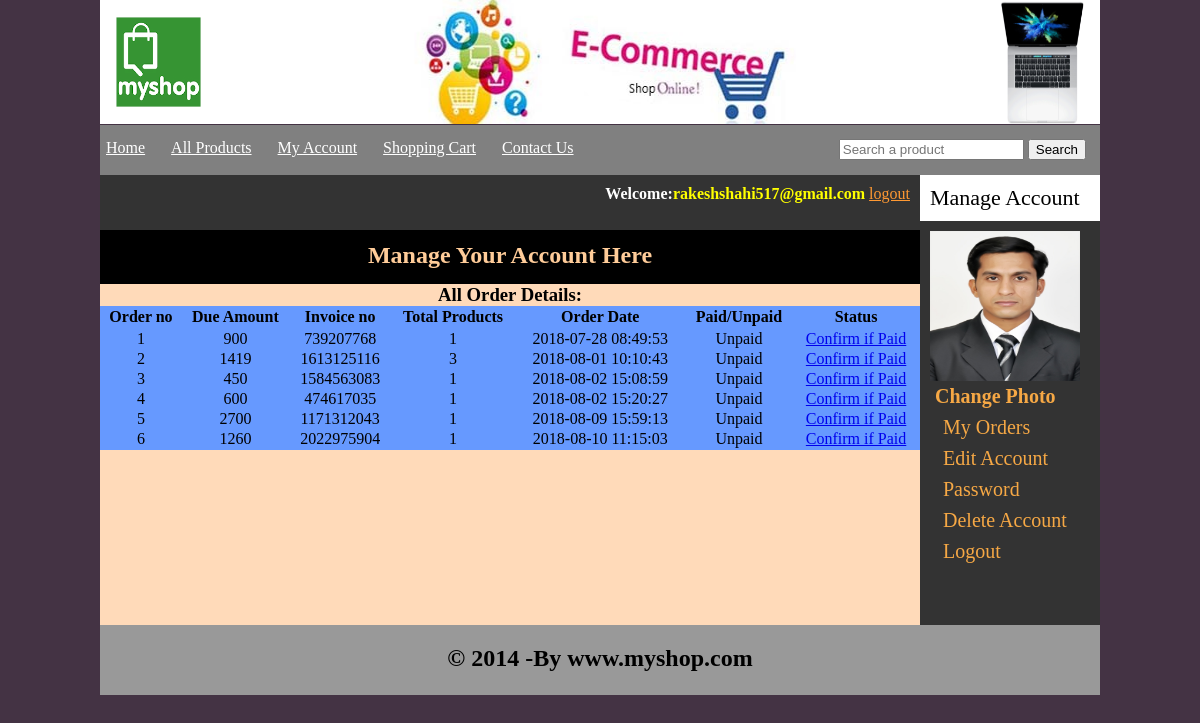
Page /customer/my_account.php?my_orders (signed in) on the committed database.
### tables this page shows
CREATE TABLE `customers` (
  `customer_id` int(11) NOT NULL,
  `customer_name` varchar(100) NOT NULL,
  `customer_email` varchar(100) NOT NULL,
  `customer_pass` varchar(100) NOT NULL,
  `customer_country` text NOT NULL,
  `customer_city` text NOT NULL,
  `customer_contact` int(100) NOT NULL,
  `customer_address` text NOT NULL,
  `customer_image` text NOT NULL,
  `customer_ip` int(100) NOT NULL
);

CREATE TABLE `customer_orders` (
  `order_id` int(10) NOT NULL,
  `customer_id` int(10) NOT NULL,
  `due_amount` int(100) NOT NULL,
  `invoice_no` int(100) NOT NULL,
  `total_products` int(100) NOT NULL,
  `order_date` timestamp NOT NULL DEFAULT CURRENT_TIMESTAMP ON UPDATE CURRENT_TIMESTAMP,
  `order_status` text NOT NULL
);

### customer/my_orders.php (the view)
<?php
include("includes/db.php");
$c= $_SESSION['customer_email'];
$get_c="select * from customers where customer_email='$c'";
$run_c=mysqli_query($db,$get_c);
$row_c=mysqli_fetch_array($run_c);
$customer_id=$row_c['customer_id'];
?>
<center><h3>All Order Details:</h3></center>
<table width="820" align="center" bgcolor="#6699FF">
<tr>
	<th>Order no</th>
	<th>Due Amount</th>
	<th>Invoice no</th>
	<th>Total Products </th>
	<th>Order Date</th>
	<th>Paid/Unpaid</th>
	<th>Status</th>
</tr>
<tr>
	<?php
$get_orders="select * from customer_orders where customer_id='$customer_id'";
$run_orders =mysqli_query($con,$get_orders);
$i=0;
while($row_orders=mysqli_fetch_array($run_orders)) {
	$order_id= $row_orders['order_id'];
	$due_amount=$row_orders['due_amount'];
	$invoice_no=$row_orders['invoice_no'];
	$products=	$row_orders['total_products'];
	$date=$row_orders['order_date'];
	$status=$row_orders['order_status'];
	$i++;
	if ($status=='Pending') {
	$status='Unpaid';
}else{
	$status='Paid';
}
	echo "
	<tr align='center'>
	<td>$i</td>
	<td>$due_amount</td>
	<td>$invoice_no</td>
	<td>$products</td>
	<td>$date</td>
	<td>$status</td>
<td> <a href='confirm.php?order_id=$order_id . due_amount=$due_amount . invoice_no=$invoice_no' target='_blank'>Confirm if Paid</td>
</tr>"
	?>
	<?php } ?>
	</tr>
 </table>

### customer/my_account.php (shortened to what this page needs)
<?php
include("includes/db.php");
include_once("../functions/functions.php");
?>
<!DOCTYPE html>
<html>
<head>
	<link rel="stylesheet" type="text/css" href="styles/a.css" media="all">
</head>
<body>
	<div class="main_wrapper">
		<div class="header_wrapper">
			<a href="../index.php"><img src="../img/my2.png" style="float: left; height: 124px;
			width: 117px;"></a>
		<img src="../img/ban4.jpg" style="float:left;width: 762px;border-right: 1px solid white; height: 124px;">
			<img src="../img/bat.gif" style="float:right;height: 124px;width: 120px;">
                      </div>
		<div id="navbar" style="margin-top: 25px;
		background: #808080;
	" >
			<ul id="menu"  >
				<li ><a href="../index.php" style="margin-left: 5px;">Home</a>
				</li>
				<li><a href="../all_products.php" style="margin-left: 20px;">All Products</a>
				</li>
				<li><a href="../customer/my_account.php" style="margin-left: 20px;">My Account</a>
				</li>
				<li><a href="../cart.php" style="margin-left: 20px;">Shopping Cart</a>
				</li>
				<li><a href="../cont/bant.php" style="margin-left: 20px;">Contact Us</a>
				</li>
			</ul>
			<div id="rat" style="float: right;margin: 14px;">
				<form method="get" action="results.php" enctype="multipart/form-data">
					<input type="text" name="user_query" placeholder="Search a product"/>
					<input type="submit" name="search" value="Search" />
				</form>
			</div>
		</div>
		<div class="content_wrapper">
			<div id="left_sidebar" style="float: right;">
				<div  style="background: #FFF;color: #000;padding: 10px;font-size: 22px;font-family: "Palatino Linotype","Book Antiqua",Palatino,serif;
			">Manage Account</div>
			<ul id="cts"  >
				<?php
if(isset($_SESSION['customer_email'])){
	$customer_session=$_SESSION['customer_email'];
	$get_customer_pic="select * from customers where customer_email ='$customer_session'";
		$run_customer=mysqli_query($con,$get_customer_pic);
	$row_customer=mysqli_fetch_array($run_customer);
	$customer_pic=$row_customer['customer_image'];
	echo "<img src='customer_photos/$customer_pic' width='150' height='150'><br><b><a href='change_pic.php'>Change Photo</a></b>";
}
				?>
						<li><a href="my_account.php?my_orders">My Orders</a></li>
			<li><a href="my_account.php?edit_account">Edit Account</a></li>
					<li><a href="my_account.php?change_pass">Password</a></li>
									<li><a href="my_account.php?delete_account">Delete Account</a></li>
											<li><a href="logout.php">Logout</a></li>		</ul>
			<ul id="cats">
			</ul>
			</div>
			<div id="right_content" style="float: left;background: #ffdab9;">
<div id="headline" style="
background:#333;
	color:#FFF;
	text-align: right;
	height: 35px;
	width: 800px;
	padding: 10px;"><div id="headline_content" style="float: right;">
		<?php
		if (isset($_SESSION['customer_email'])) {
			echo "<b>Welcome:"."</b>"."<b style='color:yellow;'>". $_SESSION['customer_email'] ."</b>";
		}
		?>
		<?php if(!isset($_SESSION['customer_email'])) {
	echo "<a href='checkout.php' style='color:#F93;'>login</a>";
}else{
	echo "<a href='logout.php' style='color:#F93;'>logout</a>";
}
?>
	</div></div>
 <div >
<h2  style="background: #000;color: #FC9;margin-top: 35px;padding-top: 30px; padding-bottom: 15px; text-align: center;border-top: 2px solid #FFF;">Manage Your Account Here</h2>
<?php
if (isset($_GET['my_orders'])) {
	include("my_orders.php");
}
?>
</div>
	 </div>
		<div class="footer">
<h2 style="color: #000; padding-top: 20px;padding-bottom: 20px;text-align: center;">&copy; 2014 -By www.myshop.com</h2>
		</div>
	</div>
</body>
</html>

### customer/styles/a.css (style rules this page uses)
html, body, div, span, applet, object, iframe, h1, h2, h3, h4, h5, h6, p, blockquote, pre, a, abbr, acronym, address, big, cite, code, del, dfn, em, img, ins, kbd, q, s, samp, small, strike, strong, sub, sup, tt, var, b, u, i, center, dl, dt, dd, ol, ul, li, fieldset, form, label, legend, table, caption, tbody, tfoot, thead, tr, th, td, article, aside, canvas, details, embed, figure, figcaption, footer, header, hgroup, menu, nav, output, ruby, section, summary, time, mark, audio, video { margin: 0; padding: 0; border: 0; vertical-align: baseline; }
body { background: #434; }
.main_wrapper { width: 1000px; height: auto; margin:auto; }
.header_wrapper { width: 1000px; height: 100px; background: #FFF; }
#navbar { width: 1000px; height: 50px; margin-top: 0px; background:#000; color:#C0C0C0; }
.content_wrapper { width: 1000px; height: auto; background: #F96; }
#right_content { width: 820px; height: 450px; background: #FCC; float:left; }
#left_sidebar { width: 180px; height: 450px; background: #333; float: right; }
.footer { width: 1000px; height: 70px; background: #999; color: #FFF; clear: both; }
#menu { padding: 0; line-height: 36px; margin-top: 5px; float: left; }
#menu li { list-style: none; display: inline; margin-left: 1px; }
#menu a { color: #FFF; margin: 1px; font-size: 16px; }
#cats { color: #FFF; text-align: center; padding: 10px; }
#headline { background: #000; color: #FFF; float: right; height: 35px; width: 800px; padding: 10px; }
#cts { color: #FFF; text-align: left; padding: 10px; }
#cts li { list-style: none; margin: 8px; }
#cts a { color: #F6A845; font-size: 20px; text-decoration:none; margin: 5px; }

### rows in the picture
customers: customer_image (picture)
customer_orders: due_amount "900", invoice_no "739207768", total_products "1", order_date "2018-07-28 08:49:53", order_status "Unpaid"
customer_orders: due_amount "1419", invoice_no "1613125116", total_products "3", order_date "2018-08-01 10:10:43", order_status "Unpaid"
customer_orders: due_amount "450", invoice_no "1584563083", total_products "1", order_date "2018-08-02 15:08:59", order_status "Unpaid"
customer_orders: due_amount "600", invoice_no "474617035", total_products "1", order_date "2018-08-02 15:20:27", order_status "Unpaid"
customer_orders: due_amount "2700", invoice_no "1171312043", total_products "1", order_date "2018-08-09 15:59:13", order_status "Unpaid"
customer_orders: due_amount "1260", invoice_no "2022975904", total_products "1", order_date "2018-08-10 11:15:03", order_status "Unpaid"

### other values in the picture
$_SESSION['customer_email'] "rakeshshahi517@gmail.com"
